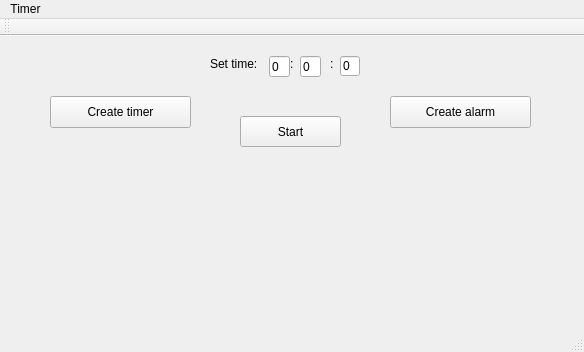
<?xml version="1.0" encoding="UTF-8"?>
<ui version="4.0">
 <class>MainWindow</class>
 <widget class="QMainWindow" name="MainWindow">
  <property name="geometry">
   <rect>
    <x>0</x>
    <y>0</y>
    <width>584</width>
    <height>352</height>
   </rect>
  </property>
  <property name="windowTitle">
   <string>MainWindow</string>
  </property>
  <widget class="QWidget" name="centralWidget">
   <widget class="QLabel" name="label_2">
    <property name="geometry">
     <rect>
      <x>210</x>
      <y>20</y>
      <width>71</width>
      <height>16</height>
     </rect>
    </property>
    <property name="text">
     <string>Set time:</string>
    </property>
   </widget>
   <widget class="QPushButton" name="Start">
    <property name="geometry">
     <rect>
      <x>240</x>
      <y>80</y>
      <width>101</width>
      <height>31</height>
     </rect>
    </property>
    <property name="text">
     <string>Start</string>
    </property>
   </widget>
   <widget class="QLabel" name="label_3">
    <property name="geometry">
     <rect>
      <x>290</x>
      <y>20</y>
      <width>16</width>
      <height>16</height>
     </rect>
    </property>
    <property name="text">
     <string>:</string>
    </property>
   </widget>
   <widget class="QLabel" name="label_4">
    <property name="geometry">
     <rect>
      <x>330</x>
      <y>20</y>
      <width>16</width>
      <height>16</height>
     </rect>
    </property>
    <property name="text">
     <string>:</string>
    </property>
   </widget>
   <widget class="QLineEdit" name="hourEdit">
    <property name="geometry">
     <rect>
      <x>269</x>
      <y>20</y>
      <width>21</width>
      <height>21</height>
     </rect>
    </property>
    <property name="text">
     <string>0</string>
    </property>
   </widget>
   <widget class="QLineEdit" name="minuteEdit">
    <property name="geometry">
     <rect>
      <x>300</x>
      <y>20</y>
      <width>21</width>
      <height>21</height>
     </rect>
    </property>
    <property name="text">
     <string>0</string>
    </property>
   </widget>
   <widget class="QLineEdit" name="secondEdit">
    <property name="geometry">
     <rect>
      <x>340</x>
      <y>20</y>
      <width>20</width>
      <height>20</height>
     </rect>
    </property>
    <property name="text">
     <string>0</string>
    </property>
   </widget>
   <widget class="QLabel" name="label_5">
    <property name="geometry">
     <rect>
      <x>250</x>
      <y>140</y>
      <width>61</width>
      <height>21</height>
     </rect>
    </property>
    <property name="text">
     <string/>
    </property>
   </widget>
   <widget class="QPushButton" name="createTimer">
    <property name="geometry">
     <rect>
      <x>50</x>
      <y>60</y>
      <width>141</width>
      <height>32</height>
     </rect>
    </property>
    <property name="text">
     <string>Create timer</string>
    </property>
   </widget>
   <widget class="QWidget" name="gridLayoutWidget">
    <property name="geometry">
     <rect>
      <x>10</x>
      <y>110</y>
      <width>241</width>
      <height>161</height>
     </rect>
    </property>
    <layout class="QGridLayout" name="gridLayoutTimer"/>
   </widget>
   <widget class="QLabel" name="label">
    <property name="geometry">
     <rect>
      <x>260</x>
      <y>130</y>
      <width>59</width>
      <height>16</height>
     </rect>
    </property>
    <property name="text">
     <string/>
    </property>
   </widget>
   <widget class="QPushButton" name="pushButton">
    <property name="geometry">
     <rect>
      <x>390</x>
      <y>60</y>
      <width>141</width>
      <height>32</height>
     </rect>
    </property>
    <property name="text">
     <string>Create alarm</string>
    </property>
   </widget>
   <widget class="QWidget" name="gridLayoutWidget_2">
    <property name="geometry">
     <rect>
      <x>330</x>
      <y>110</y>
      <width>241</width>
      <height>161</height>
     </rect>
    </property>
    <layout class="QGridLayout" name="gridLayoutAlarm"/>
   </widget>
  </widget>
  <widget class="QMenuBar" name="menuBar">
   <property name="geometry">
    <rect>
     <x>0</x>
     <y>0</y>
     <width>584</width>
     <height>22</height>
    </rect>
   </property>
   <widget class="QMenu" name="menuTimer">
    <property name="title">
     <string>Timer</string>
    </property>
   </widget>
   <addaction name="menuTimer"/>
  </widget>
  <widget class="QToolBar" name="mainToolBar">
   <attribute name="toolBarArea">
    <enum>TopToolBarArea</enum>
   </attribute>
   <attribute name="toolBarBreak">
    <bool>false</bool>
   </attribute>
  </widget>
  <widget class="QStatusBar" name="statusBar"/>
 </widget>
 <layoutdefault spacing="6" margin="11"/>
 <resources/>
 <connections/>
</ui>
